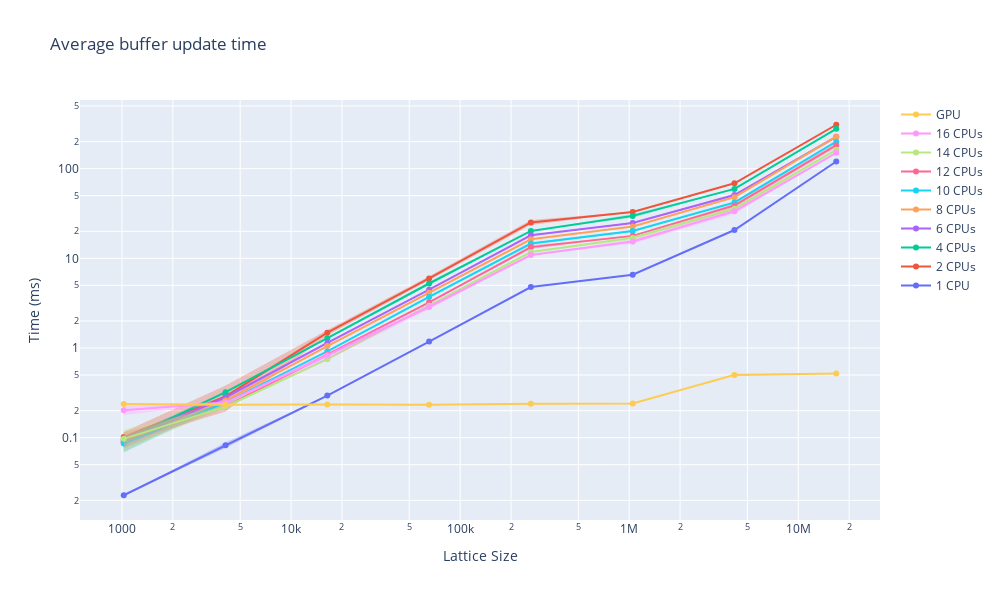

The notebook cell this image was saved under:
### Code cell
fig = go.Figure()
for idx, (name, dfs, _) in enumerate(runs):
    df = pd.concat(dfs)
    df["size"] **= 2
    df["avgBufferTime"] = df["avgBufferTime"] / 1e6 # time is originally in ns

    add_mean_std_trace(fig, df, name, idx, "avgBufferTime")

fig.update_layout(title="Average buffer update time", xaxis_title='Lattice Size', yaxis_title="Time (ms)", width=plot_width, height=plot_height)
fig.update_xaxes(type="log")
fig.update_yaxes(type="log")
fig.show()

### Figure 1 — Plotly figure (JSON) as saved in the notebook; plotly's stock layout.template omitted (floating-point values rounded to 4 significant figures)
{"data": [{"line": {"color": "#636EFA"}, "mode": "lines+markers", "name": "1 CPU", "type": "scatter", "x": [1024, 4096, 16384, 65536, 262144, 1048576, 4194304, 16777216], "y": [0.02281, 0.08256, 0.2946, 1.179, 4.788, 6.571, 20.69, 120.1]}, {"line": {"width": 0}, "mode": "lines", "name": "1 CPU upper", "showlegend": false, "type": "scatter", "x": [1024, 4096, 16384, 65536, 262144, 1048576, 4194304, 16777216], "y": [0.02303, 0.08839, 0.2974, 1.187, 4.804, 6.616, 20.73, 120.5]}, {"fill": "tonexty", "fillcolor": "rgba(99, 110, 250, 0.30)", "line": {"width": 0}, "mode": "lines", "name": "1 CPU lower", "showlegend": false, "type": "scatter", "x": [1024, 4096, 16384, 65536, 262144, 1048576, 4194304, 16777216], "y": [0.02259, 0.07674, 0.2918, 1.172, 4.771, 6.525, 20.66, 119.7]}, {"line": {"color": "#EF553B"}, "mode": "lines+markers", "name": "2 CPUs", "type": "scatter", "x": [1024, 4096, 16384, 65536, 262144, 1048576, 4194304, 16777216], "y": [0.1016, 0.2891, 1.481, 5.976, 25.11, 32.94, 68.63, 308.7]}, {"line": {"width": 0}, "mode": "lines", "name": "2 CPUs upper", "showlegend": false, "type": "scatter", "x": [1024, 4096, 16384, 65536, 262144, 1048576, 4194304, 16777216], "y": [0.1159, 0.3821, 1.584, 6.3, 26.67, 33.12, 69.03, 310.4]}, {"fill": "tonexty", "fillcolor": "rgba(239, 85, 59, 0.30)", "line": {"width": 0}, "mode": "lines", "name": "2 CPUs lower", "showlegend": false, "type": "scatter", "x": [1024, 4096, 16384, 65536, 262144, 1048576, 4194304, 16777216], "y": [0.08732, 0.1961, 1.378, 5.652, 23.55, 32.76, 68.22, 306.9]}, {"line": {"color": "#00CC96"}, "mode": "lines+markers", "name": "4 CPUs", "type": "scatter", "x": [1024, 4096, 16384, 65536, 262144, 1048576, 4194304, 16777216], "y": [0.09192, 0.322, 1.285, 5.239, 20.19, 29.74, 59.41, 278.0]}, {"line": {"width": 0}, "mode": "lines", "name": "4 CPUs upper", "showlegend": false, "type": "scatter", "x": [1024, 4096, 16384, 65536, 262144, 1048576, 4194304, 16777216], "y": [0.09958, 0.3298, 1.309, 5.47, 20.23, 31.17, 59.77, 280.3]}, {"fill": "tonexty", "fillcolor": "rgba(0, 204, 150, 0.30)", "line": {"width": 0}, "mode": "lines", "name": "4 CPUs lower", "showlegend": false, "type": "scatter", "x": [1024, 4096, 16384, 65536, 262144, 1048576, 4194304, 16777216], "y": [0.08426, 0.3143, 1.261, 5.009, 20.15, 28.32, 59.06, 275.6]}, {"line": {"color": "#AB63FA"}, "mode": "lines+markers", "name": "6 CPUs", "type": "scatter", "x": [1024, 4096, 16384, 65536, 262144, 1048576, 4194304, 16777216], "y": [0.08933, 0.2812, 1.14, 4.474, 18.06, 24.82, 50.79, 226.6]}, {"line": {"width": 0}, "mode": "lines", "name": "6 CPUs upper", "showlegend": false, "type": "scatter", "x": [1024, 4096, 16384, 65536, 262144, 1048576, 4194304, 16777216], "y": [0.1011, 0.296, 1.177, 4.488, 18.3, 25.18, 52.54, 233.8]}, {"fill": "tonexty", "fillcolor": "rgba(171, 99, 250, 0.30)", "line": {"width": 0}, "mode": "lines", "name": "6 CPUs lower", "showlegend": false, "type": "scatter", "x": [1024, 4096, 16384, 65536, 262144, 1048576, 4194304, 16777216], "y": [0.07759, 0.2665, 1.103, 4.46, 17.82, 24.47, 49.05, 219.5]}, {"line": {"color": "#FFA15A"}, "mode": "lines+markers", "name": "8 CPUs", "type": "scatter", "x": [1024, 4096, 16384, 65536, 262144, 1048576, 4194304, 16777216], "y": [0.08717, 0.2592, 1.05, 4.142, 16.32, 22.65, 48.13, 227.3]}, {"line": {"width": 0}, "mode": "lines", "name": "8 CPUs upper", "showlegend": false, "type": "scatter", "x": [1024, 4096, 16384, 65536, 262144, 1048576, 4194304, 16777216], "y": [0.105, 0.2622, 1.072, 4.211, 16.37, 22.97, 49.48, 233.0]}, {"fill": "tonexty", "fillcolor": "rgba(255, 161, 90, 0.30)", "line": {"width": 0}, "mode": "lines", "name": "8 CPUs lower", "showlegend": false, "type": "scatter", "x": [1024, 4096, 16384, 65536, 262144, 1048576, 4194304, 16777216], "y": [0.06934, 0.2562, 1.028, 4.072, 16.27, 22.34, 46.79, 221.5]}, {"line": {"color": "#19D3F3"}, "mode": "lines+markers", "name": "10 CPUs", "type": "scatter", "x": [1024, 4096, 16384, 65536, 262144, 1048576, 4194304, 16777216], "y": [0.08595, 0.2457, 0.9163, 3.713, 14.62, 20.17, 41.99, 199.6]}, {"line": {"width": 0}, "mode": "lines", "name": "10 CPUs upper", "showlegend": false, "type": "scatter", "x": [1024, 4096, 16384, 65536, 262144, 1048576, 4194304, 16777216], "y": [0.1036, 0.254, 0.9257, 3.827, 15.03, 20.69, 42.04, 199.9]}, {"fill": "tonexty", "fillcolor": "rgba(25, 211, 243, 0.30)", "line": {"width": 0}, "mode": "lines", "name": "10 CPUs lower", "showlegend": false, "type": "scatter", "x": [1024, 4096, 16384, 65536, 262144, 1048576, 4194304, 16777216], "y": [0.06833, 0.2375, 0.9068, 3.599, 14.2, 19.66, 41.94, 199.4]}, {"line": {"color": "#FF6692"}, "mode": "lines+markers", "name": "12 CPUs", "type": "scatter", "x": [1024, 4096, 16384, 65536, 262144, 1048576, 4194304, 16777216], "y": [0.09587, 0.2218, 0.8457, 3.229, 13.34, 17.8, 38.77, 182.5]}, {"line": {"width": 0}, "mode": "lines", "name": "12 CPUs upper", "showlegend": false, "type": "scatter", "x": [1024, 4096, 16384, 65536, 262144, 1048576, 4194304, 16777216], "y": [0.1158, 0.2281, 0.8771, 3.233, 13.96, 17.82, 40.92, 192.7]}, {"fill": "tonexty", "fillcolor": "rgba(255, 102, 146, 0.30)", "line": {"width": 0}, "mode": "lines", "name": "12 CPUs lower", "showlegend": false, "type": "scatter", "x": [1024, 4096, 16384, 65536, 262144, 1048576, 4194304, 16777216], "y": [0.07593, 0.2155, 0.8144, 3.224, 12.72, 17.78, 36.62, 172.3]}, {"line": {"color": "#B6E880"}, "mode": "lines+markers", "name": "14 CPUs", "type": "scatter", "x": [1024, 4096, 16384, 65536, 262144, 1048576, 4194304, 16777216], "y": [0.09705, 0.2212, 0.75, 2.966, 11.75, 16.9, 35.75, 162.3]}, {"line": {"width": 0}, "mode": "lines", "name": "14 CPUs upper", "showlegend": false, "type": "scatter", "x": [1024, 4096, 16384, 65536, 262144, 1048576, 4194304, 16777216], "y": [0.1232, 0.2286, 0.7599, 2.99, 11.78, 17.77, 37.98, 162.5]}, {"fill": "tonexty", "fillcolor": "rgba(182, 232, 128, 0.30)", "line": {"width": 0}, "mode": "lines", "name": "14 CPUs lower", "showlegend": false, "type": "scatter", "x": [1024, 4096, 16384, 65536, 262144, 1048576, 4194304, 16777216], "y": [0.0709, 0.2138, 0.74, 2.941, 11.71, 16.03, 33.53, 162.1]}, {"line": {"color": "#FF97FF"}, "mode": "lines+markers", "name": "16 CPUs", "type": "scatter", "x": [1024, 4096, 16384, 65536, 262144, 1048576, 4194304, 16777216], "y": [0.202, 0.2463, 0.8248, 2.868, 10.9, 15.37, 33.45, 150.0]}, {"line": {"width": 0}, "mode": "lines", "name": "16 CPUs upper", "showlegend": false, "type": "scatter", "x": [1024, 4096, 16384, 65536, 262144, 1048576, 4194304, 16777216], "y": [0.2254, 0.2536, 0.9048, 3.04, 10.93, 16.19, 35.7, 150.1]}, {"fill": "tonexty", "fillcolor": "rgba(255, 151, 255, 0.30)", "line": {"width": 0}, "mode": "lines", "name": "16 CPUs lower", "showlegend": false, "type": "scatter", "x": [1024, 4096, 16384, 65536, 262144, 1048576, 4194304, 16777216], "y": [0.1787, 0.2391, 0.7447, 2.695, 10.86, 14.55, 31.2, 149.8]}, {"line": {"color": "#FECB52"}, "mode": "lines+markers", "name": "GPU", "type": "scatter", "x": [1024, 4096, 16384, 65536, 262144, 1048576, 4194304, 16777216], "y": [0.237, 0.2328, 0.235, 0.2329, 0.2384, 0.2404, 0.5015, 0.5191]}, {"line": {"width": 0}, "mode": "lines", "name": "GPU upper", "showlegend": false, "type": "scatter", "x": [1024, 4096, 16384, 65536, 262144, 1048576, 4194304, 16777216], "y": [0.2425, 0.2356, 0.2414, 0.2352, 0.2413, 0.2415, 0.5194, 0.5231]}, {"fill": "tonexty", "fillcolor": "rgba(254, 203, 82, 0.30)", "line": {"width": 0}, "mode": "lines", "name": "GPU lower", "showlegend": false, "type": "scatter", "x": [1024, 4096, 16384, 65536, 262144, 1048576, 4194304, 16777216], "y": [0.2315, 0.23, 0.2286, 0.2306, 0.2354, 0.2394, 0.4835, 0.5151]}], "layout": {"height": 600, "title": {"text": "Average buffer update time"}, "width": 1000, "xaxis": {"title": {"text": "Lattice Size"}, "type": "log"}, "yaxis": {"title": {"text": "Time (ms)"}, "type": "log"}}}
